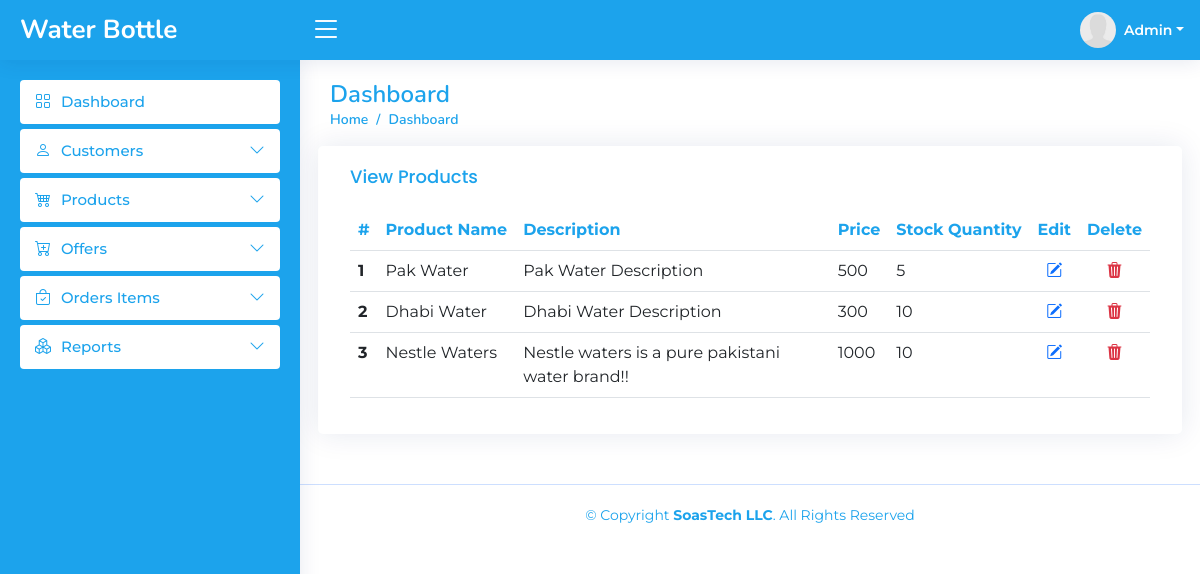
Page /Dashboard/viewproducts.php (signed in) on the committed database.
### tables this page shows
CREATE TABLE `products` (
  `id` int(11) NOT NULL,
  `product_name` varchar(50) NOT NULL,
  `description` varchar(100) NOT NULL,
  `price` int(11) NOT NULL,
  `stock_quantity` int(11) NOT NULL
);

### Dashboard/viewproducts.php (the view, shortened to what this page needs)
<?php
include("../conn.php");
if(isset($_SESSION['admin']))
{
?>
<!DOCTYPE html>
<html lang="en">
<head>
  <link href="assets/vendor/bootstrap/css/bootstrap.min.css" rel="stylesheet">
  <link href="assets/vendor/bootstrap-icons/bootstrap-icons.css" rel="stylesheet">
  <link href="assets/vendor/boxicons/css/boxicons.min.css" rel="stylesheet">
  <link href="assets/vendor/quill/quill.snow.css" rel="stylesheet">
  <link href="assets/vendor/quill/quill.bubble.css" rel="stylesheet">
  <link href="assets/vendor/remixicon/remixicon.css" rel="stylesheet">
  <link href="assets/vendor/simple-datatables/style.css" rel="stylesheet">
  <link href="assets/css/style.css" rel="stylesheet">
</head>
<body>
 <?php
  include('./header.php');
  ?>
  <?php
  include('./sidebar.php');
  ?>
  <main id="main" class="main">
    <div class="pagetitle">
      <h1>Dashboard</h1>
      <nav>
        <ol class="breadcrumb">
          <li class="breadcrumb-item"><a href="index.php">Home</a></li>
          <li class="breadcrumb-item active">Dashboard</li>
        </ol>
      </nav>
    </div>
    <section class="section dashboard">
      <div class="row">
        <div class="col-lg-12">
          <div class="row">
<div class="card">
  <div class="card-body">
    <h5 class="card-title">View Products</h5>
    <table class="table table-hover datatable">
      <thead class="samad-dashborad-header">
        <tr>
          <th scope="col">#</th>
          <th scope="col">Product Name</th>
          <th scope="col">Description</th>
          <th scope="col">Price</th>
          <th scope="col">Stock Quantity</th>
          <th scope="col">Edit</th>
          <th scope="col">Delete</th>
        </tr>
      </thead>
      <tbody>
      <?php
        $query = "SELECT * FROM products";
        $query_run = mysqli_query($conn,$query);
        while($row = mysqli_fetch_assoc($query_run)){
        ?>
        <tr>
          <th scope="row"><?php echo $row['id'] ?></th>
          <td><?php echo $row['product_name'] ?></td>
          <td><?php echo $row['description'] ?></td>
          <td><?php echo $row['price'] ?></td>
          <td><?php echo $row['stock_quantity'] ?></td>
          <td class="text-center"><a href="./editproduct.php?id=<?php echo $row['id']?>"><i class="bi bi-pencil-square text-primary"></i></a></td>
          <td class="text-center">
          <form action="./deleteproduct.php" method="POST">
            <a href="deleteproduct.php?delete=<?php echo $row['id'] ?>" name="delete"><i class="bi bi-trash3-fill text-danger"></i></a>
            </form>
          </td>
        </tr>
        <?php
        }
       ?>
      </tbody>
    </table>
  </div>
</div>
          </div>
        </div>
      </div>
    </section>
  </main>
  <?php
  include('./footer.php');
  ?>
</body>
</html>
<?php
    }else{
      header("location:../admin.php");
    }
?>

### Dashboard/assets/css/style.css (style rules this page uses)
:root { scroll-behavior: smooth; }
body { font-family: "Montserrat", sans-serif; }
a { color: #1CA3EC; text-decoration: none; }
.datatable a { color: #1CA3EC !important; text-decoration: none; }
h1, h2, h3, h4, h5, h6 { font-family: "Nunito", sans-serif; }
#main { margin-top: 60px; padding: 20px 30px; transition: all 0.3s; }
.pagetitle { margin-bottom: 10px; }
.pagetitle h1 { font-size: 24px; margin-bottom: 0; font-weight: 600; color: #1CA3EC; }
.card { margin-bottom: 30px; border: none; border-radius: 5px; box-shadow: 0px 0 30px rgba(1, 41, 112, 0.1); }
.card-title { padding: 20px 0 15px 0; font-size: 18px; font-weight: 500; color: #1CA3EC; font-family: "Poppins", sans-serif; }
.table .samad-dashborad-header th { color: #1CA3EC; text-wrap: nowrap; }
.card-body { padding: 0 20px 20px 20px; width: 100%; overflow-x: auto; }
.breadcrumb { font-size: 14px; font-family: "Nunito", sans-serif; color: #1CA3EC; font-weight: 600; }
.breadcrumb a { color: #1CA3EC; transition: 0.3s; }
.breadcrumb .breadcrumb-item::before { color: #1CA3EC; }
.breadcrumb .active { color: #1CA3EC; font-weight: 600; }
@media (min-width: 1200px) { #main, #footer { margin-left: 300px; } }

### rows in the picture
products: id "1", product_name "Pak Water", description "Pak Water Description", price "500", stock_quantity "5"
products: id "2", product_name "Dhabi Water", description "Dhabi Water Description", price "300", stock_quantity "10"
products: id "3", product_name "Nestle Waters", description "Nestle waters is a pure pakistani water brand!!", price "1000", stock_quantity "10"
